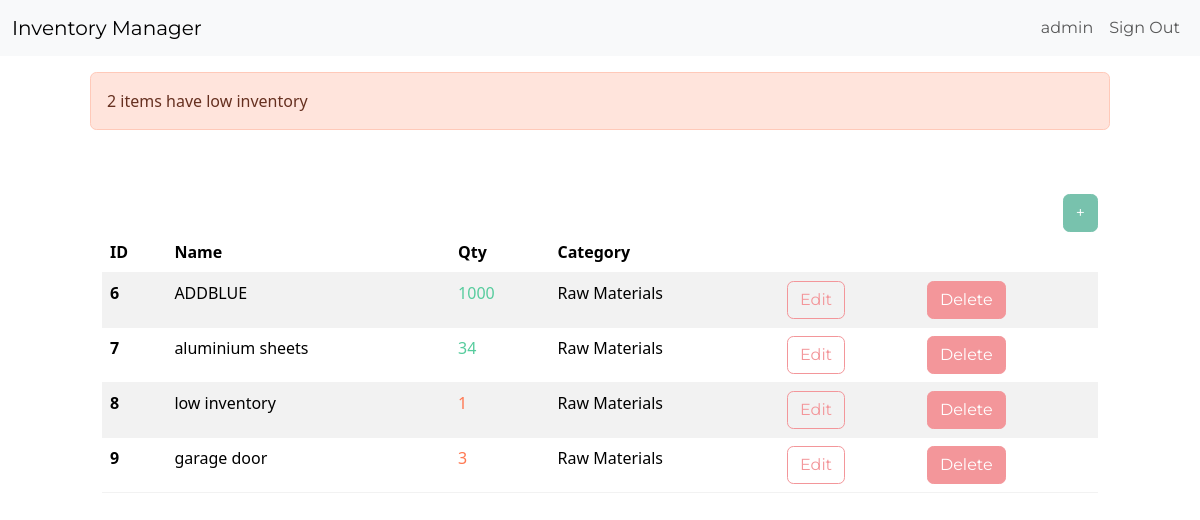
The page /dashboard/ (signed in) on the database as committed earlier.
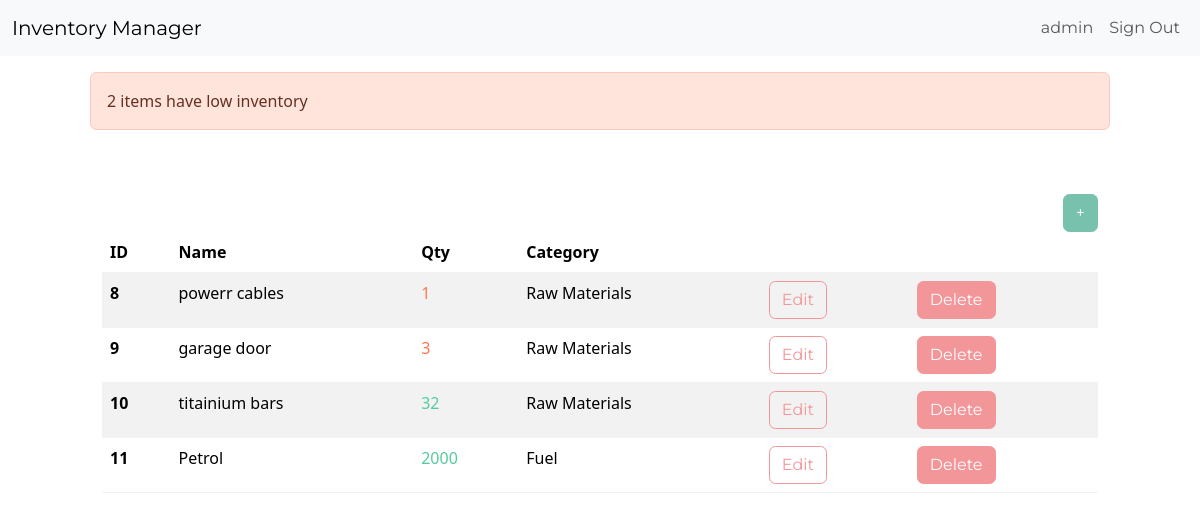
The same page on the database as committed later.
### inventory/models.py (models this page shows, shortened)
class InventoryItem(models.Model):
	name = models.CharField(max_length=200)
	quantity = models.IntegerField()
	category = models.ForeignKey('Category', on_delete=models.SET_NULL, blank=True, null=True)
	date_created = models.DateTimeField(auto_now_add=True)
	user = models.ForeignKey(User, on_delete=models.CASCADE)

class Category(models.Model):
	name = models.CharField(max_length=200)
	class Meta:
		verbose_name_plural = 'categories'

### inventory/views.py (the view)
# urls.py: path('dashboard/', Dashboard.as_view(), name='dashboard'),
class Dashboard(LoginRequiredMixin, View):
	def get(self, request):
		items = InventoryItem.objects.filter(user=self.request.user.id).order_by('id')
		low_inventory = InventoryItem.objects.filter(
			user=self.request.user.id,
			quantity__lte=LOW_QUANTITY
		)
		if low_inventory.count() > 0:
			if low_inventory.count() > 1:
				messages.error(request, f'{low_inventory.count()} items have low inventory')
			else:
				messages.error(request, f'{low_inventory.count()} item has low inventory')
		low_inventory_ids = InventoryItem.objects.filter(
			user=self.request.user.id,
			quantity__lte=LOW_QUANTITY
		).values_list('id', flat=True)
		return render(request, 'inventory/dashboard.html', {'items': items, 'low_inventory_ids': low_inventory_ids})

### inventory/templates/inventory/dashboard.html (shortened to what this page needs)
{% extends 'inventory/base.html' %}
{% block content %}
	{% if messages %}
		<div class="row mt-3">
			{% for message in messages %}
				{% if message.tags == 'error' %}
					<div class="col-md-10 col-12 mx-auto alert alert-danger">
						{{ message }}
					</div>
				{% else %}
					<div class="col-md-10 col-12 mx-auto alert alert-success">
						{{ message }}
					</div>
				{% endif %}
			{% endfor %}
		</div>
	{% endif %}
	<div class="row">
		<div class="col-md-10 col-12 mx-auto mt-5">
			<div class="d-flex justify-content-end">
				<a href="{% url 'add-item' %}" class="btn btn-primary">+</a>
			</div>
			<table class="table table-hover table-striped">
				<thead>
					<tr>
						<th scope="col">ID</th>
						<th scope="col">Name</th>
						<th scope="col">Qty</th>
						<th scope="col">Category</th>
						<th scope="col"></th>
						<th scope="col"></th>
					</tr>
				</thead>
				<tbody>
					{% for item in items %}
					<tr>
						<th scope="row">{{ item.id }}</th>
						<td>{{ item.name }}</td>
						{% if item.id in low_inventory_ids %}
							<td class="text-danger">{{ item.quantity }}</td>
						{% else %}
							<td class="text-success">{{ item.quantity }}</td>
						{% endif %}
						<td>{{ item.category.name }}</td>
						<td><a href="{% url 'edit-item' item.id %}" class="btn btn-outline-secondary">Edit</a></td>
						<td><a href="{% url 'delete-item' item.id %}" class="btn btn-secondary">Delete</a></td>
					</tr>
					{% endfor %}
				</tbody>
			</table>
		</div>
	</div>
{% endblock content %}

### inventory/templates/inventory/base.html (shortened to what this page needs)
<!DOCTYPE html>
<html lang="en">
<head>
	<link href="https://bootswatch.com/5/minty/bootstrap.min.css" rel="stylesheet">
</head>
<body>
	{% include 'inventory/navigation.html' %}
	{% block content %}
	{% endblock content %}
</body>
</html>

### inventory/templates/inventory/navigation.html (shortened to what this page needs)
<nav class="navbar navbar-expand-lg bg-light">
	<div class="container-fluid">
		<a class="navbar-brand" href="{% url 'index' %}">Inventory Manager</a>
		<div class="collapse navbar-collapse justify-content-end" id="navbarNav">
			<ul class="navbar-nav">
				{% if user.is_authenticated %}
					<li class="nav-item">
						<a class="nav-link" href="#">{{ user.username }}</a>
					</li>
					<li class="nav-item">
						<a class="nav-link" href="{% url 'logout' %}">Sign Out</a>
					</li>
				{% endif %}
			</ul>
		</div>
	</div>
</nav>

Rows that differ between the two databases and show on the page:
removed InventoryItem: id "6", name "ADDBLUE", quantity "1000", category.name "Raw Materials"
removed InventoryItem: id "7", name "aluminium sheets", quantity "34", category.name "Raw Materials"
changed InventoryItem id 8: name "low inventory" → "powerr cables"
added InventoryItem: id "10", name "titainium bars", quantity "32", category.name "Raw Materials"
added InventoryItem: id "11", name "Petrol", quantity "2000", category.name "Fuel"
